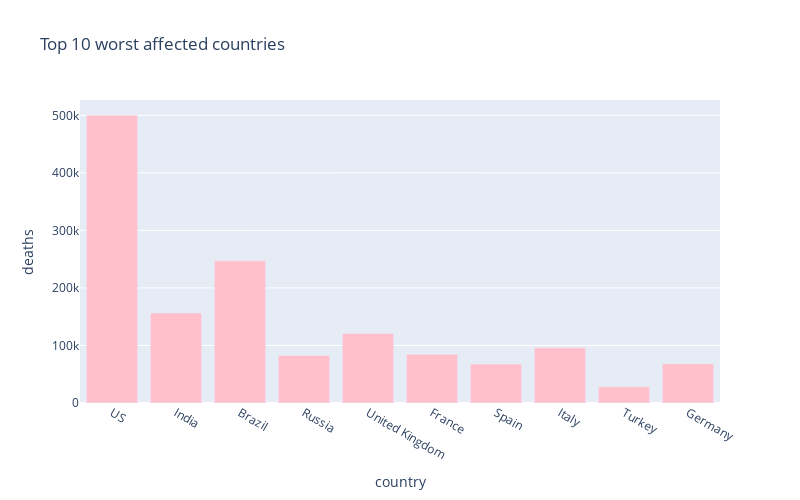

Write notebook code for a chart like this one.
### Markdown cell above
# 10 worst hit countries - Death cases

### Code cell
px.bar(
    sorted_country_df.head(10),
    x = "country",
    y = "deaths",
    title= "Top 10 worst affected countries", # the axis names
    color_discrete_sequence=["pink"], 
    height=500,
    width=800
)

### Figure 1 — Plotly figure (JSON) as saved in the notebook; plotly's stock layout.template omitted (floating-point values rounded to 4 significant figures)
{"data": [{"alignmentgroup": "True", "hovertemplate": "country=%{x}<br>deaths=%{y}<extra></extra>", "legendgroup": "", "marker": {"color": "pink"}, "name": "", "offsetgroup": "", "orientation": "v", "showlegend": false, "textposition": "auto", "type": "bar", "x": ["US", "India", "Brazil", "Russia", "United Kingdom", "France", "Spain", "Italy", "Turkey", "Germany"], "xaxis": "x", "y": [500313, 156463, 247143, 82666, 120988, 84764, 67636, 95992, 28138, 68365], "yaxis": "y"}], "layout": {"barmode": "relative", "height": 500, "legend": {"tracegroupgap": 0}, "title": {"text": "Top 10 worst affected countries"}, "width": 800, "xaxis": {"anchor": "y", "domain": [0, 1], "title": {"text": "country"}}, "yaxis": {"anchor": "x", "domain": [0, 1], "title": {"text": "deaths"}}}}
